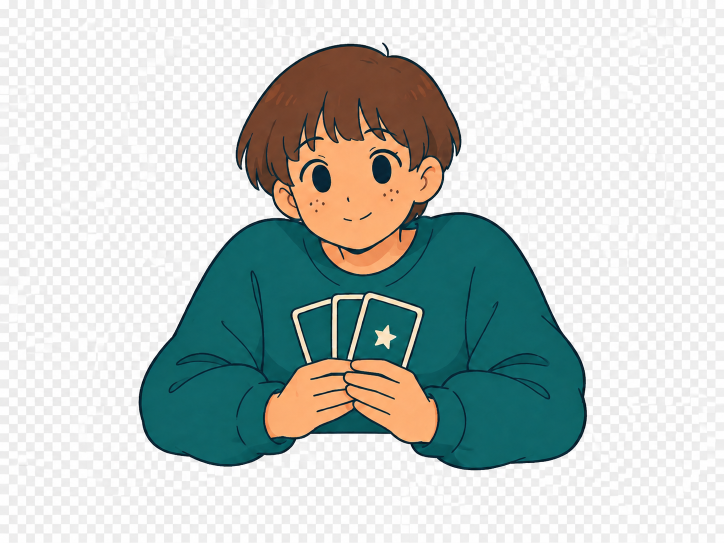
#> input picture docs/ai-prompts/peach-soda-opponents/pip-rejected-alpha-retry.png, 1448 x 1086 px, given in place of 01-pip.png, which was not available (shown at 1/2 size)
$ python extract_portraits.py
#> lines starting #> are read from the running program, lines starting #| are printed output that depends on the picture; after the words box and inside, x2 and y2 are one past the last pixel; in counts of white or black regions, pixels touching at a corner belong together; pictures that were not available may be replaced by others from this repository, and a replacement may not be noted
#!/usr/bin/env python3
"""Extract the eight original AI portraits without redrawing or recoloring them.

Code-based background removal continues the user's recorded authorization in
docs/generated-art-register.md (staged seated-opponent expression pack).
"""
from pathlib import Path
import hashlib, json
import numpy as np
from PIL import Image, ImageDraw, ImageFilter

ROOT = Path(__file__).resolve().parents[3]
SRC = ROOT / 'outputs/locals_opponents/peach_soda_cast_v1'
OUT = ROOT / 'assets/generated/peach_soda_opponents'
DOC = Path(__file__).resolve().parent
CAST = [
    ('pip',862,940,[(720,949)]),
    ('otis',893,970,[]),
    ('ines',887,950,[(595,839)]),
    ('sana',898,972,[]),
    ('milo',874,954,[(513,761)]),
    ('bea',876,947,[(721,920)]),
    ('kit',887,973,[(1022,815)]),
    ('ellis',884,952,[(495,821),(990,818),(721,930)]),
]

def extract(name, table_y, arm_y, seeds):
#> called with name = 'pip', table_y = 862, arm_y = 940
    number = [c[0] for c in CAST].index(name)+1
    path=SRC/f'{number:02d}-{name}.png'
    source=Image.open(path).convert('RGB')
#> source is the input picture: PIL image 1448x1086 RGB; mean R, G, B 193.5, 201.8, 198.4
    rgb=np.asarray(source)
    # Dark ink is a closed boundary. Broad flat interior colors remain exact.
    ink = (rgb.max(2) < 85)
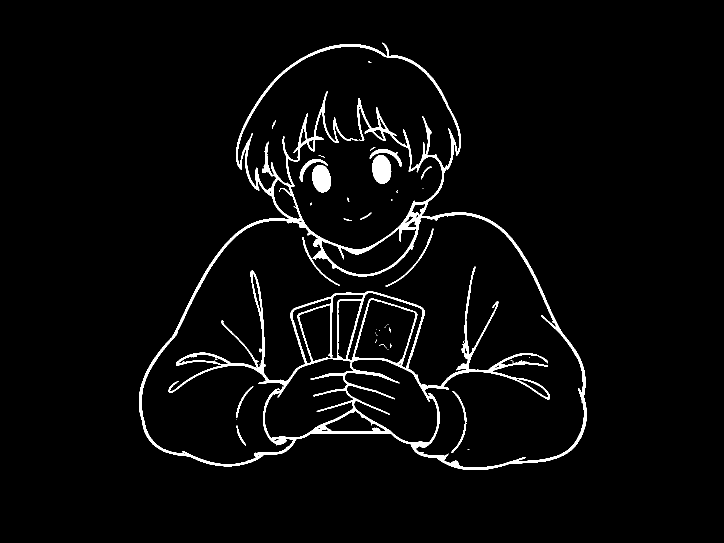
#> ink: shape (1086, 1448) bool (shown at 1/2 size); 3.3% white; 55 white regions (38 under 20 px), largest, box (x1, y1, x2, y2) and area: (278, 85, 1174, 940) 45550, (744, 310, 783, 367) 1728, (625, 330, 662, 385) 1617
    barrier=Image.fromarray(ink.astype('uint8')*255)
    # Close occasional subpixel pinholes in outer ink before flooding.
    barrier=barrier.filter(ImageFilter.MaxFilter(3)).filter(ImageFilter.MinFilter(3))
#> barrier: PIL image 1448x1086 L; 3.4% white; 38 white regions (22 under 20 px), largest, box (x1, y1, x2, y2) and area: (278, 85, 1174, 940) 46835, (744, 310, 783, 367) 1728, (625, 330, 662, 385) 1617
    flooded=barrier.copy()
    edge_seeds=[(0,y) for y in range(0,source.height,8)]+[(source.width-1,y) for y in range(0,source.height,8)]+[(x,0) for x in range(0,source.width,8)]+[(x,source.height-1) for x in range(0,source.width,8)]
    for point in edge_seeds+seeds:
        if flooded.getpixel(point)==0:
            ImageDraw.floodfill(flooded,point,128)
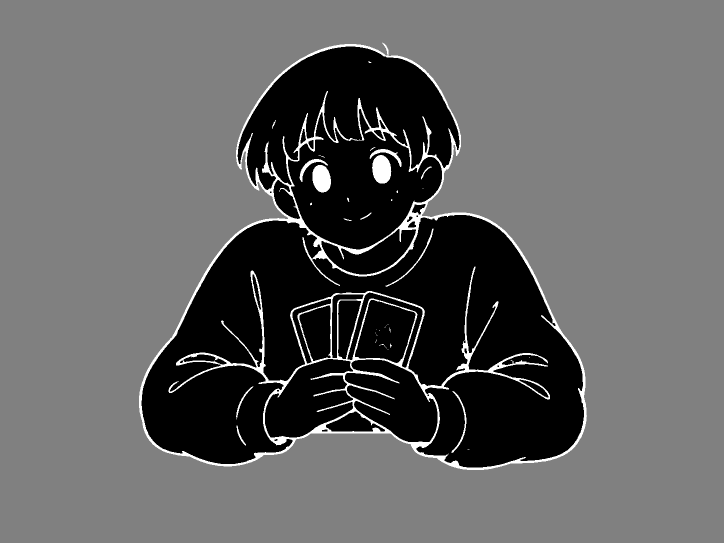
#> flooded: PIL image 1448x1086 L (shown at 1/2 size); min 0, max 255, mean 97.5
    outside=np.asarray(flooded)==128
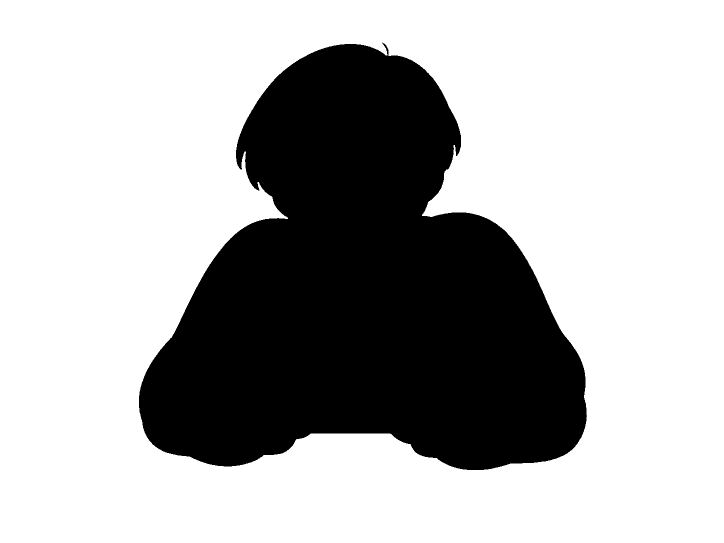
#> outside: shape (1086, 1448) bool (shown at 1/2 size); 69.5% white; 1 black region, box (x1, y1, x2, y2) and area: (278, 85, 1174, 940) 480058
    fg=~outside
    # Remove background table rules: isolated long horizontal ink on either
    # side of the character is not part of its silhouette. Restrict to the
    # character envelope measured from body rows surrounding the table line.
    for rule_y in [table_y]+([1018] if name=='kit' else []):
        top,bottom=rule_y-10,rule_y+10
        upper=np.where(fg[top,:])[0]
        lower=np.where(fg[bottom,:])[0]
        for y in range(top+1,bottom):
            if len(upper) and len(lower):
                t=(y-top)/(bottom-top)
                left=round(upper.min()*(1-t)+lower.min()*t)
                right=round(upper.max()*(1-t)+lower.max()*t)
                fg[y,:left]=False
                fg[y,right+1:]=False
#> fg: shape (1086, 1448) bool; 30.5% white; 1 white region, box (x1, y1, x2, y2) and area: (278, 85, 1174, 940) 480045
    # Remove the full-width bottom mat line / band, never touching the subject.
    # A foreground-only flood retains the character plus its enclosed areas.
    comp=Image.fromarray(fg.astype('uint8')*255).copy()
    ImageDraw.floodfill(comp,(724,500),128)
    fg=np.asarray(comp)==128
    mask=Image.fromarray(fg.astype('uint8')*255)
    # Boundary antialias uses original RGB pixels. No generated pixels and no
    # hue / texture alterations are introduced in the extracted character.
    alpha=np.asarray(mask).copy()
    result=Image.fromarray(np.dstack((rgb,alpha)),'RGBA')
    bbox=result.getbbox()
#> bbox = (278, 85, 1174, 940)
    if not bbox: raise RuntimeError(f'Empty extraction: {name}')
    canvas=Image.new('RGBA',(1448,1200),(0,0,0,0))
#> canvas: PIL image 1448x1200 RGBA; every value is 0
    offset=(round(724-(bbox[0]+bbox[2])/2),1000-arm_y)
#> offset = (-2, 60)
    canvas.alpha_composite(result,offset)
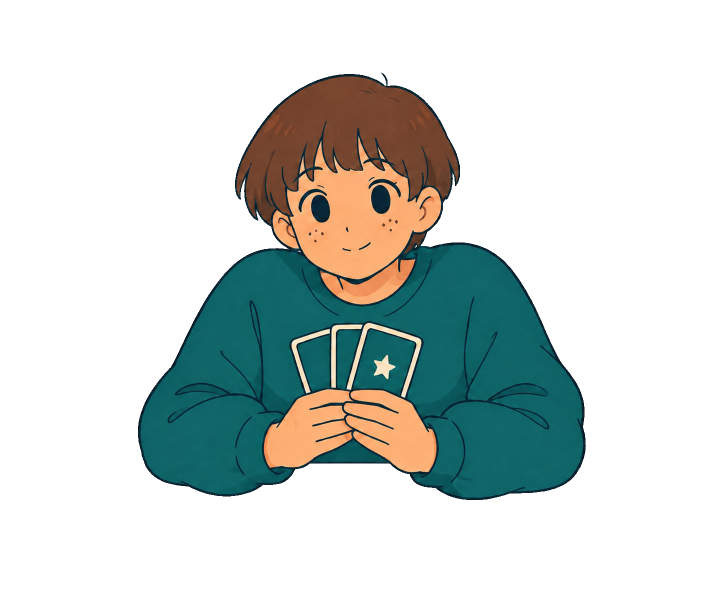
#> canvas: PIL image 1448x1200 RGBA (shown at 1/2 size); mean R, G, B, A 21.2, 28.9, 25.7, 70.4; transparent parts drawn white
    output=OUT/f'{name}.png'
    canvas.save(output,optimize=True)
    a=np.asarray(canvas.getchannel('A'))
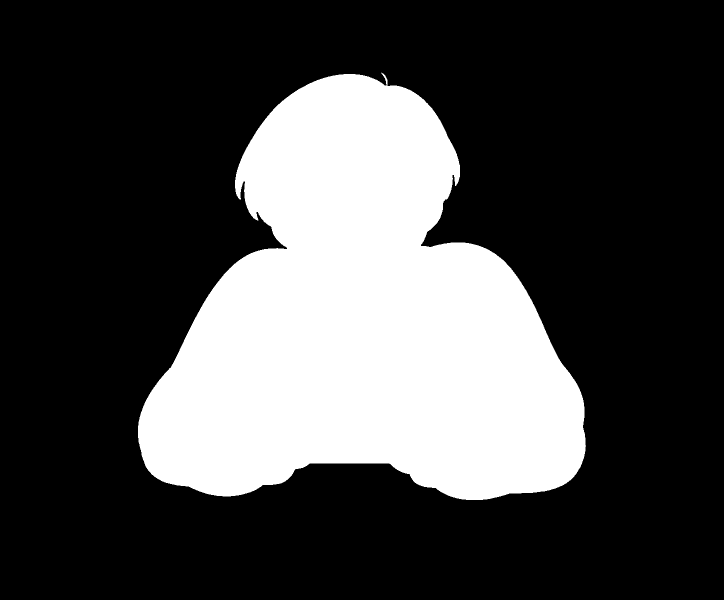
#> a: shape (1200, 1448) (shown at 1/2 size); 27.6% white; 1 white region, box (x1, y1, x2, y2) and area: (276, 145, 1172, 1000) 480045
    return {'name':name,'source':str(path.relative_to(ROOT)),'source_sha256':hashlib.sha256(path.read_bytes()).hexdigest(),'source_dimensions':list(source.size),'source_foreground_bounds':list(bbox),'source_resting_arm_y':arm_y,'background_seeds':seeds,'output':str(output.relative_to(ROOT)),'dimensions':list(canvas.size),'mode':canvas.mode,'resting_arm_y':1000,'paste_offset':list(offset),'foreground_bounds':list(canvas.getbbox()),'alpha_zero_pixels':int((a==0).sum()),'alpha_partial_pixels':int(((a>0)&(a<255)).sum()),'sha256':hashlib.sha256(output.read_bytes()).hexdigest()}

def main():
    OUT.mkdir(parents=True,exist_ok=True)
    records=[extract(*entry) for entry in CAST]
#> call 2 of extract, with name = 'otis', table_y = 893, arm_y = 970
#> in extract (call 2), `number = [c[0] for c in CAST].index(name)+1`: number = 2
#> the loop in extract (call 2), `for point in edge_seeds+seeds:` made 634 passes
#> point on passes 1 to 3: (0, 0), (0, 8), (0, 16)
#> after the loop in extract (call 2), `for rule_y in [table_y]+([1018] if name=='kit' else []):`: fg: shape (1086, 1448) bool; 30.5% white; 1 white region, box (x1, y1, x2, y2) and area: (278, 85, 1174, 940) 479984
#> in extract (call 2), `offset=(round(724-(bbox[0]+bbox[2])/2),1000-arm_y)`: offset = (-2, 30)
#> in extract (call 2), `canvas.alpha_composite(result,offset)`:
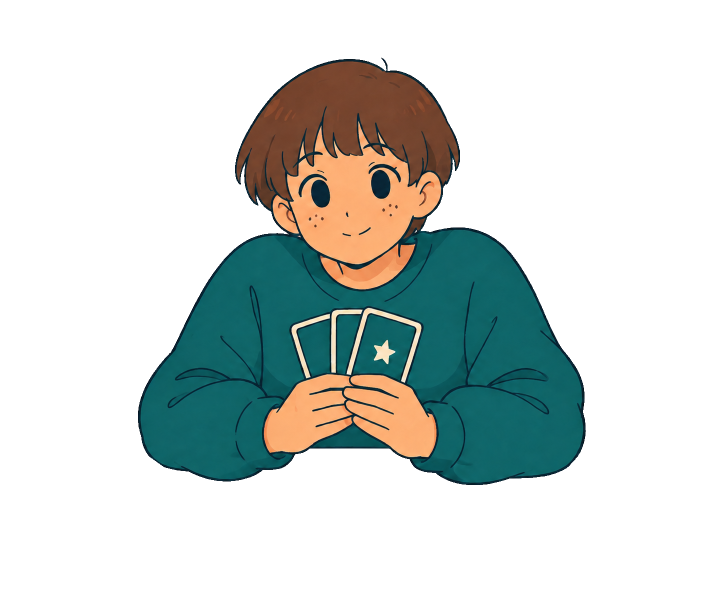
#> canvas: PIL image 1448x1200 RGBA (shown at 1/2 size); mean R, G, B, A 21.2, 28.9, 25.7, 70.4; transparent parts drawn white
#> in extract (call 2), `a=np.asarray(canvas.getchannel('A'))`:
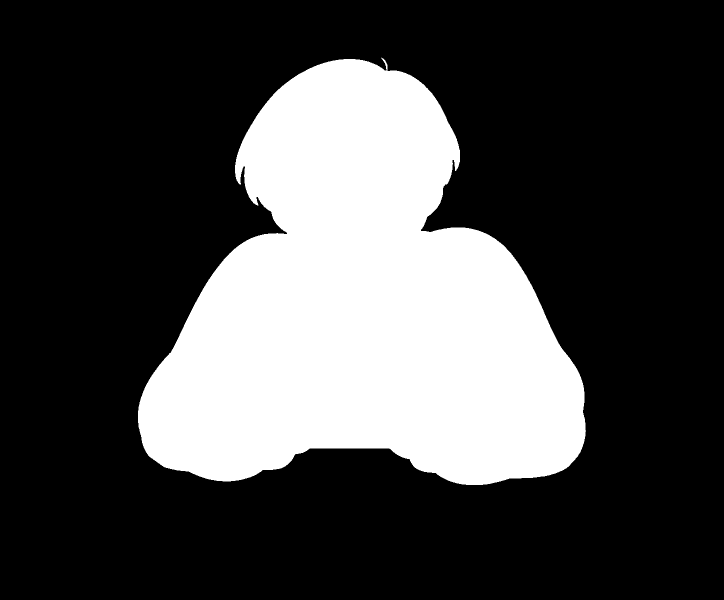
#> a: shape (1200, 1448) (shown at 1/2 size); 27.6% white; 1 white region, box (x1, y1, x2, y2) and area: (276, 115, 1172, 970) 479984
    (DOC/'extraction-records.json').write_text(json.dumps(records,indent=2)+'\n')
    review=Image.new('RGB',(1448,1200),'#126866')
    for i,record in enumerate(records):
        cutout=Image.open(ROOT/record['output'])
        cutout.thumbnail((362,550),Image.Resampling.LANCZOS)
        x=(i%4)*362+(362-cutout.width)//2
        y=(i//4)*600
        review.paste(cutout,(x,y),cutout)
        ImageDraw.Draw(review).text(((i%4)*362+20,y+570),record['name'],fill='#FFF4DF')
    review.save(DOC/'extraction-review.png')
    print(json.dumps(records,indent=2))

#> (the run stopped early here; a loop or call above may not have finished)
